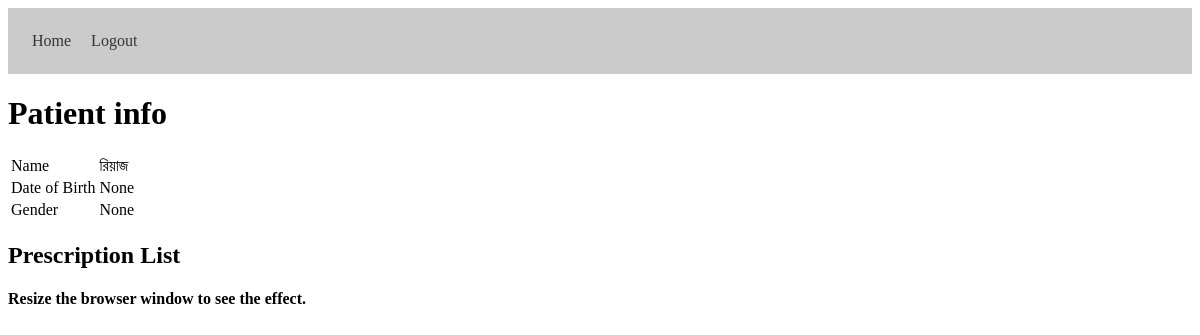
The app's page /patient/profile/2 (signed in) with its own data.
### core/models.py (models this page shows)
class User(AbstractBaseUser, PermissionsMixin):
    email = models.EmailField(max_length=254, unique=True)
    name = models.CharField(max_length=254, null=True, blank=True)
    nid = models.CharField(max_length=25,unique=True)
    gender = models.CharField(max_length=20,null=True)
    is_staff = models.BooleanField(default=False)
    is_doctor = models.BooleanField(default=False)
    dob = models.DateField(auto_now=False, auto_now_add=False,null=True)
    is_superuser = models.BooleanField(default=False)
    is_active = models.BooleanField(default=True)
    last_login = models.DateTimeField(null=True, blank=True)
    date_joined = models.DateTimeField(auto_now_add=True)
    USERNAME_FIELD = 'email'
    EMAIL_FIELD = 'email'
    REQUIRED_FIELDS = ["name","nid"]
    objects = UserManager()

### core/views.py (the view)
# urls.py: path('patient/profile/<int:pk>',OtherPatientProfileView.as_view(),name="patient"),
class OtherPatientProfileView(LoginRequiredMixin,DetailView):
  login_url = "/account/login"
  redirect_field_name = "next"
  template_name = "Patient_Profile.html"
  model = User
  context_object_name = "user"
  def get_context_data(self, **kwargs):
      context = super().get_context_data(**kwargs)
      context["prescriptions"] = Prescription.objects.filter(user=kwargs.get("object")).order_by("-uploaded_at")
      return context

### templates/Patient_Profile.html (shortened to what this page needs)
<!DOCTYPE html>
<html>
<head>
  {% load static %}
  <link rel="stylesheet" href="{% static './css/Patient_profile.css' %}">
</head>
<body>
  <nav>
    <span Style="margin-right:1rem"><a href="/">Home</a></span>
    <span Style="margin-right:1rem"><a href=" {% url 'logout' %}">Logout</a></span>
  </nav>
<h1>Patient info</h1>
<table>
  <tr>
    <td>Name</td>
    <td>{{user.name}}</td>
  </tr>
  <tr>
    <td>Date of Birth</td>
    <td>{{user.dob}}</td>
  </tr>
  <tr>
    <td>Gender</td>
    <td>{{user.gender}}</td>
  </tr>
</table>
<h2>Prescription List</h2>
<h4>Resize the browser window to see the effect.</h4>
</body>
</html>

### static/css/Patient_profile.css (style rules this page uses)
* { box-sizing: border-box; }
nav { padding:1.5rem; background: rgb(203, 203, 203); }
nav a { color:rgb(52, 52, 52); text-decoration: none; }

### records on screen
User: name "রিয়াজ", dob "None", gender "None"
